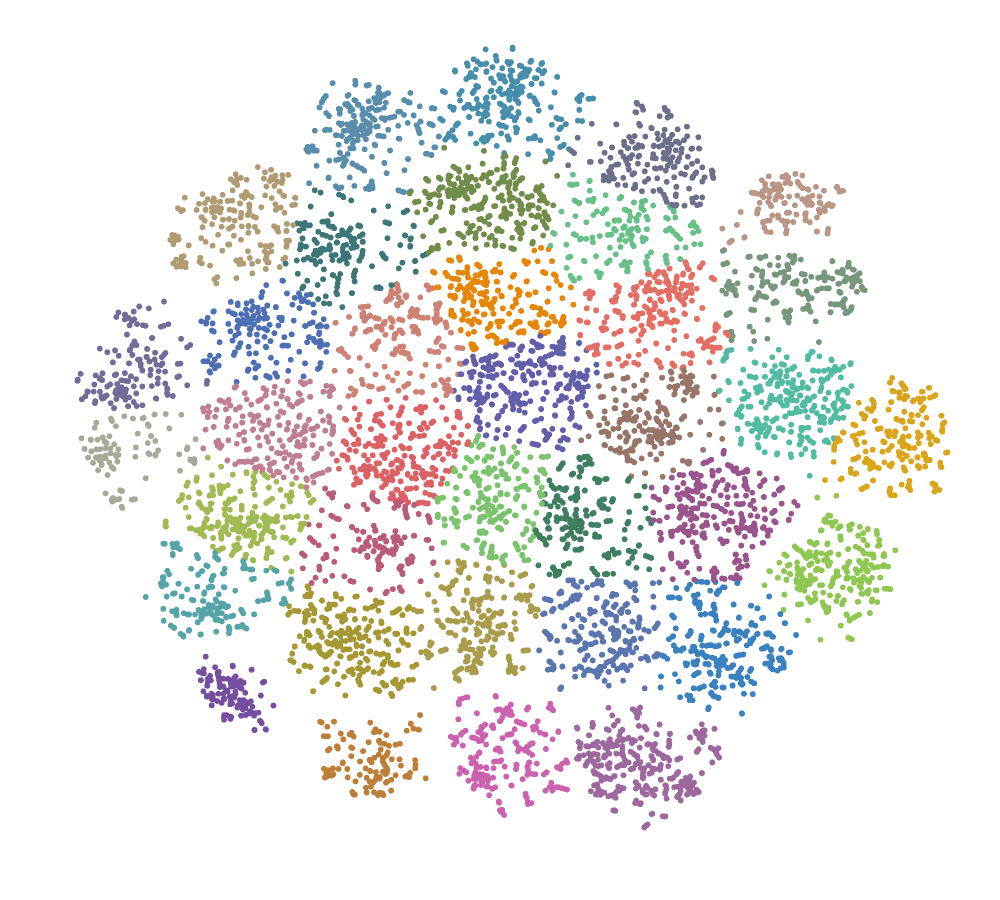

The code cell stored with this chart in its notebook:
### Code cell
data_plot = data[["questions", "cluster"]]
data_plot.loc[:, ["x"]], data_plot.loc[:, ["y"]] = vis_dims[:, 0], vis_dims[:, 1]

fig = px.scatter(
    data_plot,
    x="x",
    y="y",
    color="cluster",
    hover_data=["questions"],
    width=1000,
    height=900,
    color_continuous_scale=px.colors.qualitative.Vivid,
)
fig.update_traces(mode="markers", showlegend=False)
fig.update_coloraxes(showscale=False)
fig.update_xaxes(showgrid=False)
fig.update_yaxes(showgrid=False)
fig.update_layout(
    xaxis_showticklabels=False,
    xaxis_title="",
    yaxis_showticklabels=False,
    yaxis_title="",
    plot_bgcolor="rgba(0, 0, 0, 0)",
    paper_bgcolor="rgba(0, 0, 0, 0)",
    margin=dict(l=0, r=0, t=0, b=0),
)
fig.show()

fig.write_html(f"{FIGURES_FOLDER}/clusters.html")
fig.write_image(f"{FIGURES_FOLDER}/clusters.png")

### Figure 1 — Plotly figure (JSON) as saved in the notebook; plotly's stock layout.template omitted (floating-point values rounded to 4 significant figures; data arrays with more than 128 entries replaced by an {"elided": "..."} marker saying what was removed)
{"data": [{"customdata": {"elided": "11873x1 str values"}, "hovertemplate": "x=%{x}<br>y=%{y}<br>questions=%{customdata[0]}<br>cluster=%{marker.color}<extra></extra>", "legendgroup": "", "marker": {"color": {"elided": "11873 int values"}, "coloraxis": "coloraxis", "symbol": "circle"}, "mode": "markers", "name": "", "showlegend": false, "type": "scattergl", "x": {"elided": "11873 float values"}, "xaxis": "x", "y": {"elided": "11873 float values"}, "yaxis": "y"}], "layout": {"coloraxis": {"colorbar": {"title": {"text": "cluster"}}, "colorscale": [[0, "rgb(229, 134, 6)"], [0.1, "rgb(93, 105, 177)"], [0.2, "rgb(82, 188, 163)"], [0.3, "rgb(153, 201, 69)"], [0.4, "rgb(204, 97, 176)"], [0.5, "rgb(36, 121, 108)"], [0.6, "rgb(218, 165, 27)"], [0.7, "rgb(47, 138, 196)"], [0.8, "rgb(118, 78, 159)"], [0.9, "rgb(237, 100, 90)"], [1, "rgb(165, 170, 153)"]], "showscale": false}, "height": 900, "legend": {"tracegroupgap": 0}, "margin": {"b": 0, "l": 0, "r": 0, "t": 0}, "paper_bgcolor": "rgba(0, 0, 0, 0)", "plot_bgcolor": "rgba(0, 0, 0, 0)", "width": 1000, "xaxis": {"anchor": "y", "domain": [0, 1], "showgrid": false, "showticklabels": false, "title": {"text": ""}}, "yaxis": {"anchor": "x", "domain": [0, 1], "showgrid": false, "showticklabels": false, "title": {"text": ""}}}}
